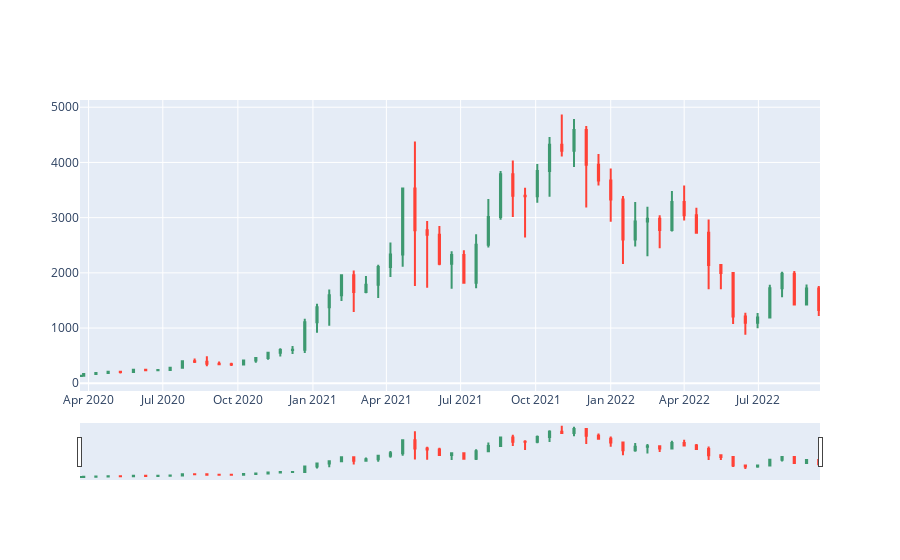

The cell this chart's notebook holds for it:
### Code cell
# Etherium historical price
from asyncio.base_futures import _FINISHED
from turtle import title
import streamlit as st
import datetime
import requests
import pandas as pd
from client import FtxClient
import mplfinance as mpf
import plotly.express as px
import plotly.graph_objects as go

st.write("""
# FTX Market Trading app
""")
st.write("""
## 1. ETH/US
""")

api_url = 'https://ftx.us/api'
api = '/markets'
url = api_url+api
markets = requests.get(url).json()

# Historical data Etherium
market_name = 'ETH/USD' # Select cryto currency
resolution = 60*60*24*15 # Save time seconds
#start = datetime.datetime(2022,8,1).timestamp()

#path = f'/markets/{market_name}/candles?resolution={resolution}&start={start}'
path = f'/markets/{market_name}/candles?resolution={resolution}'
url = api_url + path
res = requests.get(url).json()
df = pd.DataFrame(res['result'])
df['date'] = pd.to_datetime(df['startTime'])

df = df.drop(columns=['startTime', 'time'])

fig = go.Figure(data=[go.Candlestick(x=df['date'],
                open=df['open'],
                high=df['high'],
                low=df['low'],
                close=df['close'])])
fig.show()
# Plot!
st.plotly_chart(fig, use_container_width=True,title='Hola')
